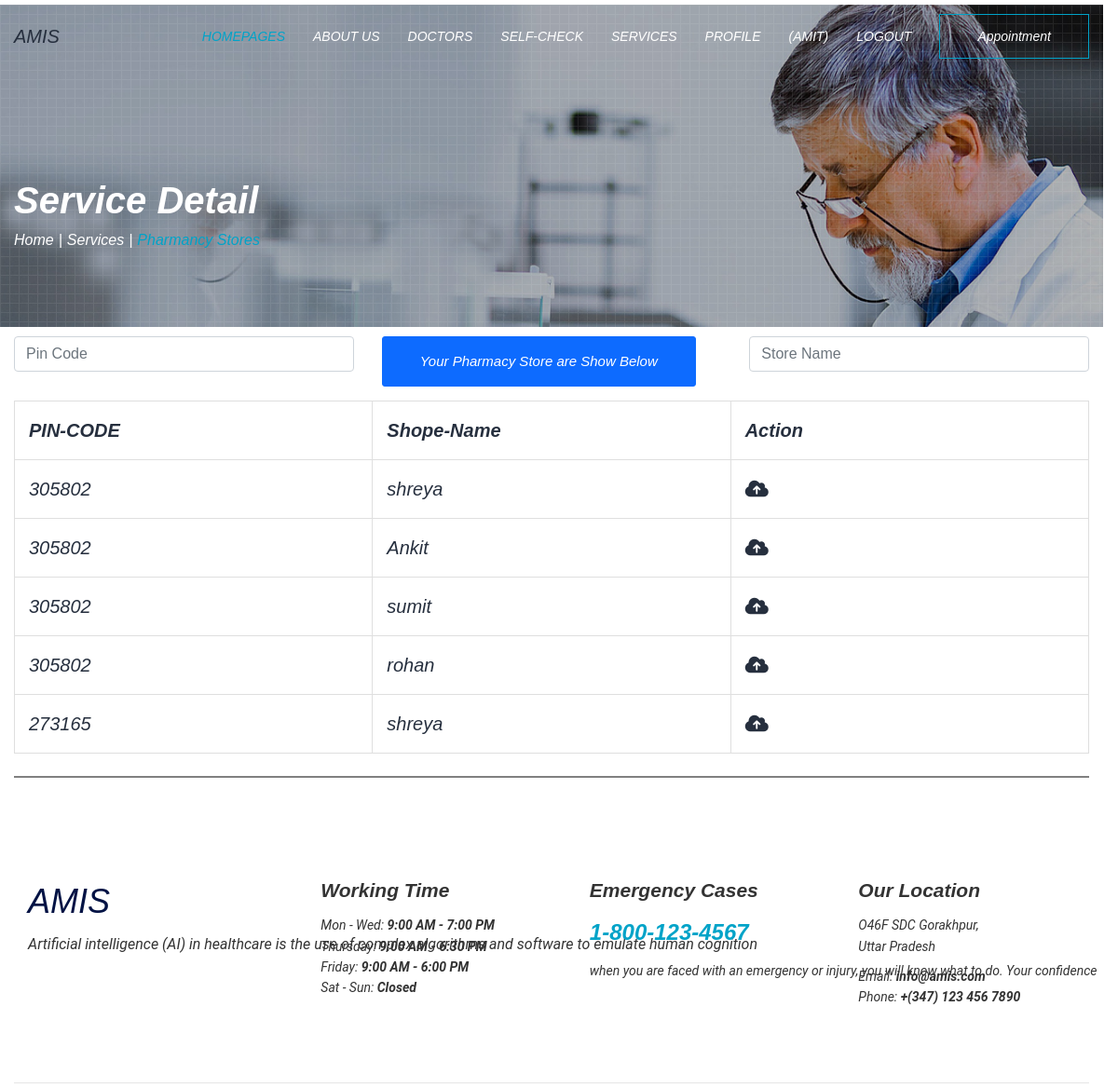
The page /shop/ (signed in) on the database its author committed.
### amisapp1/models.py (models this page shows)
class userType_table(models.Model):
    user = models.OneToOneField(User,on_delete=models.CASCADE)
    userType = models.CharField(max_length=50)
    username = models.CharField(max_length=50,null=True)
    age = models.CharField(max_length=20, null=True,blank=True);
    bloodgroup = models.CharField(max_length=10,null=True,blank=True)
    address = models.CharField(max_length=100,null=True,blank=True)
    city = models.CharField(max_length=100,null=True,blank=True)
    country = models.CharField(max_length=100,null=True,blank=True)
    postal = models.CharField(max_length=20, null=True,blank=True)
    about = models.CharField(max_length=500,null=True,blank=True)
    phone = models.CharField(max_length=20, null=True)
    gender = models.CharField(max_length=10,null=True)
    profile_pic = models.ImageField(upload_to="userProfile",null=True)
    def __str__(self):
        return self.user.first_name

### amisapp1/views.py (the view)
# urls.py: path('shop/', views.shop, name='shop'),
def shop(request):
    context = {}
    data = userType_table.objects.filter(userType="pharmacist")
    context["data"] = data
    print(data)
    return render(request,"services/pharma.html",context)

### templates/services/pharma.html (shortened to what this page needs)
<!doctype html>
{% extends "base.html"%}
{% block body%}
{%load static%}
<div class="sub-header p-relative">
            <div class="pattern"></div>
            <div class="section-padding">
                <div class="container">
                    <div class="row">
                        <div class="col-12">
                            <div class="sub-header-content p-relative">
                                <h1 class="text-custom-white lh-default fw-600">Service Detail</h1>
                                <ul class="custom">
                                    <li>
                                        <a href="{% url 'patientDashboard'%}" class="text-custom-white">Home</a>
                                    </li>
                                    <li>
                                        <a href="{% url 'service'%}" class="text-custom-white">Services</a>
                                    </li>
                                    <li class="text-custom-white active">Pharmancy Stores</li>
                                </ul>
                            </div>
                        </div>
                    </div>
                </div>
            </div>
        </div>
<div class="container">
<div class="row">
  <div class="col-sm-4" style="margin-top:10px;"><input class="form-control" type="text"id="myInputed" onkeyup="myFunction()" placeholder="Pin Code" aria-label="Search" title="Type Code">
  </div>
  <div class="col-sm-4"style="margin-top:10px;"><a href="{% url 'shop'%}" class="btn btn-primary ">Your Pharmacy Store are Show Below</a></div>
  <div class="col-sm-4"style="margin-top:10px;"><input class="form-control" type="text"id="myInputing" onkeyup="myFunction()" placeholder="Store Name" aria-label="Search" title="Type in a name">
</div>
</div>
</div>
<div class="container" style="margin-top:15px;">
<table id="myTable">
  <tr class="header">
    <th style="width:20%;"> PIN-CODE</th>
    <th style="width:20%;">Shope-Name</th>
    <th style="width:20%;">Action</th>
  </tr>
  {%for data in data%}
  <tr>
    {%if data.postal%}
    <td>{{data.postal}}</td>
    {%else%}
    <td>273165</td>
    {%endif%}
    <td>{{data.user.first_name}}</td>
      <td><a href="{% url 'firstpharmastore'%}?id={{data.username}}"> <i class="fas fa-cloud-upload-alt"></i></a></td>
  </tr>
  {%endfor%}
</table>
</div>
<div class="container">
<hr class="my-4" style="height:2px;border-width:0;color:gray;background-color:gray">
  <div>
        <footer class="section-padding bg-custom-white footer-style-1">
            <div class="container">
                <div class="row">
                    <div class="col-md-6 col-lg-3">
                        <div class="footer-box mb-md-40">
                            <div class="logo">
                                <a href="#">
                                    <h2>AMIS</h2>
                                </a>
                            </div>
                            <p class="text-custom-black no-margin">
                               Artificial intelligence (AI) in healthcare is the use of complex algorithms and software to emulate human cognition
                            </p>
                        </div>
                    </div>
                    <div class="col-md-6 col-lg-3">
                        <div class="footer-info mb-md-40">
                            <h5 class="text-custom-black fw-600">Working Time</h5>
                            <p class="no-margin text-custom-black fs-14">
                                Mon - Wed: <span class="text-custom-black fw-600">9:00 AM - 7:00 PM</span><br>
                                Thursday: <span class="text-custom-black fw-600">9:00 AM - 6:30 PM</span><br>
                                Friday: <span class="text-custom-black fw-600">9:00 AM - 6:00 PM</span><br>
                                Sat - Sun: <span class="text-custom-black fw-600">Closed</span>
                            </p>
                        </div>
                    </div>
                    <div class="col-md-6 col-lg-3">
                        <div class="footer-info mb-sm-40">
                            <h5 class="text-custom-black fw-600">Emergency Cases</h5>
                            <h4 class="text-light-blue fw-600">1-800-123-4567</h4>
                            <p class="no-margin text-custom-black fs-14">when you are faced with an emergency or injury, you will know what to do. Your confidence</p>
                        </div>
                    </div>
                    <div class="col-md-6 col-lg-3">
                        <div class="footer-info">
                            <h5 class="text-custom-black fw-600">Our Location</h5>
                            <p class="text-custom-black fs-14">O46F SDC Gorakhpur,<br>Uttar Pradesh</p>
                            <p class="no-margin text-custom-black fs-14">
                                Email: <a href="#" class="text-custom-black fw-600">info@amis.com</a><br>
                                Phone: <a href="#" class="text-custom-black fw-600">+(347) 123 456 7890</a>
                            </p>
                        </div>
                    </div>
                </div>
            </div>
        </footer>
{% endblock %}

### templates/base.html (shortened to what this page needs)
{% load static %}
<!doctype html>
<html lang="en">
  <head>
    <link rel="stylesheet" href="https://maxcdn.bootstrapcdn.com/bootstrap/4.0.0/css/bootstrap.min.css">
    <link href="{%static "assets/css/bootstrap.min.css"%}" rel="stylesheet">
    <link href="{%static "assets/css/font-awesome.css"%}" rel="stylesheet">
    <link href="{%static "assets/css/font/flaticon.css"%}" rel="stylesheet">
    <link href="{%static "assets/css/slick.css"%}" rel="stylesheet">
    <link href="{%static "assets/css/ion.rangeSlider.min.css"%}" rel="stylesheet">
    <link href="{%static "assets/css/datepicker.css"%}" rel="stylesheet">
    <link href="{%static "assets/css/magnific-popup.css"%}" rel="stylesheet">
    <link href="{%static "assets/css/nice-select.css"%}" rel="stylesheet">
    <link href="{%static "assets/css/style.css"%}" rel="stylesheet">
    <link href="{%static "assets/css/responsive.css"%}" rel="stylesheet">
    	<link rel="stylesheet" class="color-changing" href="{%static "assets/css/style.css"%}">
    <link rel="stylesheet" href="{%static "assets/css/vendor.bundle.css"%}" >
    <link rel="stylesheet" href="{%static "assets/css/costyle.css"%}">
  </head>
  <body>
         <header class="header-style-1">
          <div class="main-navigation-style-1">
              <div class="container">
                  <div class="row">
                      <div class="col-12">
                          <div class="navigation">
                              <div class="logo">
                                  <a href="#">
                                     <marquee direction="right" behavior="alternate"><em class="navbar-brand " href="#">AMIS </b></a></marquee>
                              </div>
                              <div class="main-menu">
                                  <nav>
                                      <ul class="custom">
                                          <li class="menu-item active">
                                              <a href="{% url 'patientDashboard'%}" class="text-custom-white">Homepages</a>
                                          </li>
                                          <li class="menu-item">
                                              <a href="{% url 'aboutus'%}" class="text-custom-white">About Us</a>
                                          </li>
                                          <li class="menu-item">
                                              <a href="{% url 'doctors'%}" class="text-custom-white">Doctors</a>
                                          </li>
                                          <li class="menu-item">
                                              <a href="{% url 'check'%}" class="text-custom-white">Self-check</a>
                                          </li>
                                         <li class="menu-item ">
                                              <a href="{% url 'service'%}" class="text-custom-white">Services</a>
                                          </li>
                                          <li class="menu-item">
                                              <a href="{% url 'profile'%}" class="text-custom-white">Profile</a>
                                          </li>
                                          {% if user.is_authenticated %}
                                          <li class="menu-item">
                                              <a href="{% url 'profile'%}" class="text-custom-white">({{user.first_name}})</a>
                                          </li>
                                          <li class="menu-item">
                                              <a href="{% url 'user_logout' %}" class="text-custom-white">Logout</a>
                                          </li>
                                          {% endif %}
                                      </ul>
                                  </nav>
                                  <div class="right-side">
                                      <div class="cta-btn">
                                          <a href="{% url 'appointment'%}" class="btn-first btn-submit">
                                              Appointment
                                          </a>
                                      </div>
                                  </div>
                              </div>
                          </div>
                      </div>
                  </div>
              </div>
          </div>
      </header>
    {% block body %}
    {% endblock %}
  </body>
</html>

### static/assets/css/costyle.css (style rules this page uses)
body { font-family: 'Barlow', Arial, Helvetica, sans-serif; color: #262f3e; font-size: 16px; line-height: 1.6; font-weight: 400; -webkit-font-smoothing: antialiased; -moz-osx-font-smoothing: grayscale; position: relative; }
h1, h2, h3, h4, h5, h6, p, ol, table { margin-bottom: 10px; line-height: 1.6; }
h1:last-child, h2:last-child, h3:last-child, h4:last-child, h5:last-child, h6:last-child, p:last-child, ol:last-child, table:last-child { margin-bottom: 0; }
h1, h2, h3, h4, h5, h6 { font-weight: 500; color: #001244; }
h1, .h1 { font-size: 36px; }
h2, .h2 { font-size: 28px; }
h4, .h4 { font-size: 22px; }
h5, .h5 { font-size: 18px; }
p { font-size: .86em; font-weight: 400; }
p :last-child { margin-bottom: 0; }
@media (min-width: 768px) { h1, .h1 { font-size: 48px; } }
@media (min-width: 768px) { h2, .h2 { font-size: 36px; } }
@media (min-width: 768px) { h4, .h4 { font-size: 24px; } }
@media (min-width: 768px) { h5, .h5 { font-size: 21px; } }
@media (min-width: 768px) { p { font-size: 16px; } }
ul, ol { padding: 0px; margin: 0px; list-style: none; }
a { outline: 0; transition: all 0.5s; color: #262f3e; }
a:link, a:visited { text-decoration: none; }
@media (min-width: 1200px) { .container { max-width: 1200px; } }
body { min-width: 302px; overflow-x: hidden; }
.btn { font-size: 15px; font-weight: 400; line-height: 26px; padding: 11px 21px; text-align: center; justify-content: center; border-radius: 0; color: #fff; background: #0d6bff; border: 1px solid #0d6bff; transition: all .5s; border-radius: 3px; }
@media (min-width: 576px) { .btn { padding: 13px 30px; } }
@media (min-width: 1200px) { .btn { padding: 13px 40px; } }
.header { position: relative; }
h1 { font-size: 40px; }

### rows shown on the page
userType_table: postal "305802", user.first_name "shreya"
userType_table: postal "305802", user.first_name "Ankit"
userType_table: postal "305802", user.first_name "sumit"
userType_table: postal "305802", user.first_name "rohan"
userType_table: shows "273165", user.first_name "shreya"

### other values the page prints
{{ user.first_name }} "AMIT"
